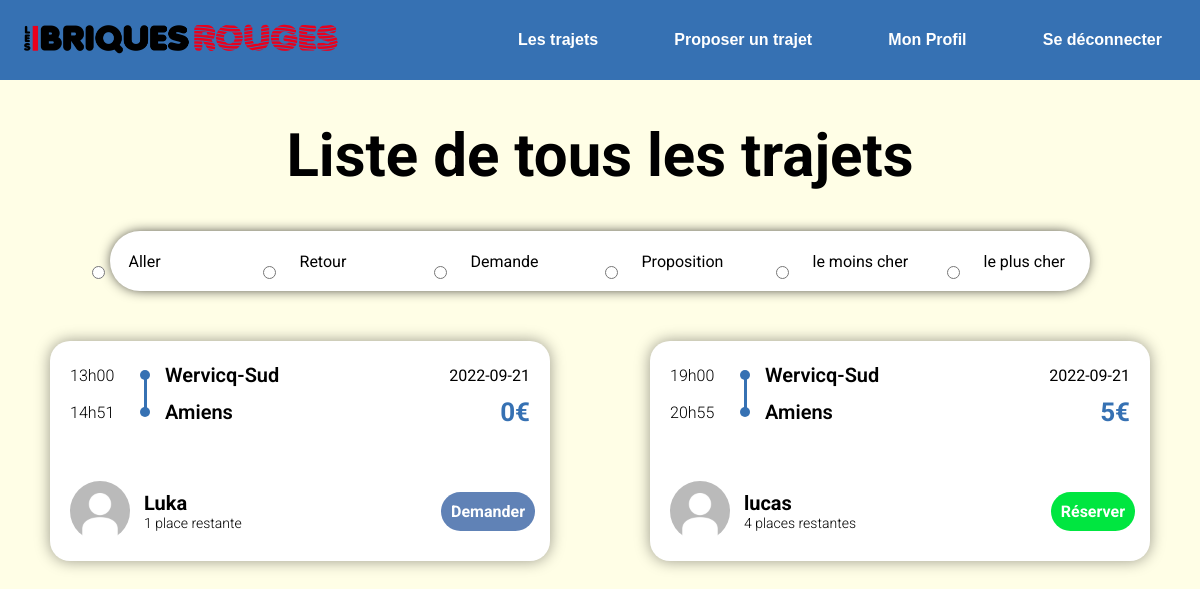
The app's page /html/TousLesTrajets.php (signed in) with its own data.
### tables this page shows
CREATE TABLE `trajet` (
  `IdTrajet` int(10) NOT NULL,
  `TypeTrajet` varchar(50) NOT NULL,
  `isDemande` tinyint(1) DEFAULT NULL,
  `Description` varchar(255) NOT NULL DEFAULT '',
  `LieuDepart` varchar(50) NOT NULL DEFAULT 'Wervicq-Sud',
  `AdresseDepart` varchar(150) NOT NULL DEFAULT '21 Rue de Linselles',
  `LongitudeDepart` float DEFAULT 3.1134,
  `LatitudeDepart` float NOT NULL DEFAULT 50.7364,
  `LieuArrivee` varchar(50) NOT NULL DEFAULT 'Wervicq-Sud',
  `AdresseArrivee` varchar(150) NOT NULL DEFAULT '21 Rue de Linselles',
  `LongitudeArrivee` float NOT NULL DEFAULT 3.1134,
  `LatitudeArrivee` float NOT NULL DEFAULT 50.7364,
  `DateDepart` date NOT NULL,
  `DateArrivee` date DEFAULT NULL,
  `HeureDepart` time(4) DEFAULT NULL,
  `HeureArrivee` time(4) DEFAULT NULL,
  `DateAjout` date NOT NULL,
  `NbPassagers` int(10) NOT NULL,
  `PlacesRestantes` int(10) NOT NULL DEFAULT 0,
  `Prix` int(10) NOT NULL DEFAULT 0,
  `DisplayTel` tinyint(1) DEFAULT NULL,
  `AnneeEdition` int(10) NOT NULL,
  `IdCompte` int(10) NOT NULL
);

CREATE TABLE `compte` (
  `IdCompte` int(10) NOT NULL,
  `Nom` varchar(40) DEFAULT NULL,
  `Prenom` varchar(40) DEFAULT NULL,
  `Email` varchar(50) DEFAULT NULL,
  `telephone` int(10) DEFAULT NULL,
  `motDePasse` varchar(255) DEFAULT NULL,
  `isAdmin` tinyint(1) NOT NULL DEFAULT 0,
  `PhotoProfil` mediumblob DEFAULT NULL,
  `Description` varchar(255) DEFAULT NULL,
  `isVerif` tinyint(1) NOT NULL DEFAULT 0,
  `DateCreation` timestamp NOT NULL DEFAULT current_timestamp(),
  `lien_verif_mail` varchar(255) NOT NULL,
  `date_verif_mail` timestamp NULL DEFAULT NULL,
  `token_reset_password` varchar(255) NOT NULL,
  `expiration_reset_password` varchar(250) NOT NULL
);

### html/TousLesTrajets.php (the view, shortened to what this page needs)
<!DOCTYPE html>
<html>
<head>
	<link rel="stylesheet" type="text/css" href="../css/home.css">
	<link rel="stylesheet" type="text/css" href="../css/trajet.css">
</head>
  <body>
    <?php
          include 'Connexion.php';
    ?>
		<h1>Liste de tous les trajets</h1>
    <form>
    <div class="AllerRetour">
            <input type="radio" required="required" name="AllerRetour" value="Aller" id="Aller" onclick="SortDiv('Aller');" ><label for="Aller" class="AllerRetour">Aller</label>
            <input type="radio" required="required" name="AllerRetour" value="Retour" id="Retour" onclick="SortDiv('Retour');"><label for="Retour" class="AllerRetour">Retour</label>
            <input type="radio" required="required" name="AllerRetour" value="Demande" id="Demande" onclick="SortDiv('Demande');"><label for="Demande" class="AllerRetour	">Demande</label>
            <input type="radio" required="required" name="AllerRetour" value="Proposition" id="Proposition" onclick="SortDiv('Proposition');"><label for="Proposition" class="AllerRetour">Proposition</label>
			<input type="radio" required="required" name="Tri" value="Sale" id="Sale" onclick="SortDiv('Sale');"><label for="Sale" class="Tri">le moins cher</label>
			<input type="radio" required="required" name="Tri" value="Cher" id="Cher" onclick="SortDiv('Cher');"><label for="Cher" class="Tri">le plus cher</label>
        </div>
    </form>
    <div class="ListeTrajets" >
    <div id="trajets" class="wrapper">
			<?php
			$count=0;
			$requete = "SELECT * FROM trajet";
			$result = mysqli_query($conn,$requete);
			while ($row = mysqli_fetch_assoc($result)) {
				$hourString1 = substr($row['HeureDepart'],0,2);
				$hourString2 = substr($row['HeureDepart'],3,2);
				$hourStringDeparture = $hourString1."h".$hourString2;
				$hourString3 = substr($row['HeureArrivee'],0,2);
				$hourString4 = substr($row['HeureArrivee'],3,2);
				$hourStringArrival = $hourString3."h".$hourString4;
				?>
					<div class="item" id="<?php echo $count; ?>" >
						<div class="data-group">
							<span class="horaire">
								<?php echo $hourStringDeparture; ?>
							</span>
							<span class="place">
								<?php echo utf8_encode($row['LieuDepart']); ?>
							</span>
							<span class="date">
								<?php echo utf8_encode($row['DateDepart']); ?>
							</span>
						</div>
						<div class="data-group">
							<span class="horaire">
								<?php echo $hourStringArrival; ?>
							</span>
							<span class="place">
								<?php echo utf8_encode($row['LieuArrivee']); ?>
							</span>
							<span class="price">
								<?php echo $row['Prix']; ?>€
							</span>
						</div>
						<div class="account-info">
						<?php $sql = "SELECT * FROM compte WHERE IdCompte='".$row['IdCompte']."'";
								$resultat = mysqli_query($conn,$sql);
								$row2 = mysqli_fetch_assoc($resultat);?>
							<img class="profile-picture" src="../images/PhotoProfil/<?php if($row2["PhotoProfil"]!=NULL){echo $row2["PhotoProfil"];}else{echo "defaultpp.jpg";} ?>">
							<div class="profile-info">
								<span class="name"><?php echo $row2["Prenom"] ?></span>
								<div class="available">
									<?php
										$value = $row['PlacesRestantes'];
										if($value == 1) echo $value." place restante";
										else if($row["isDemande"]==1){ echo "Recherche une voiture";}
										else echo $value." places restantes";
									?>
								</div>
							</div>
								<div class="book-container">
										<?php
											$linkPropos = "proposition.php?typeTrajet=".$row['TypeTrajet']."&idTrajet=".$row['IdTrajet'];
										if($row["isDemande"] == 0){ ?>
											<?php $linkint = "nbPass.php?idTrajet=".$row['IdTrajet'];?>
										<a class="book" href="<?php echo $linkint ?>" class="button">Réserver</a>
										<?php
										}
										else if($row["isDemande"]==1){ ?> <a class="book2" href="<?php echo $linkPropos ?>" class="button">Demander</a> <?php
										 }
										?>
								</div>
						</div>
					</div>
					<?php
				$count++;
			}
				?>
			</div>
    </div>
  </body>
</html>

### css/home.css (style rules this page uses)
:root { --black: #161920; --navy : #3671B3; --blue : #BDE4FC; --white : #FFFEE6; --orange : #FF890A; --red : #EA001C; --darkred : #AF001E; }
body { margin: 0; font-family: 'Roboto'; scroll-behavior: smooth; background-color: var(--white); overflow-x: hidden; }
form { display: grid; grid-template-columns: 3fr 10px 4fr 10px 1.5fr 3fr; width: 55%; min-width: 600px; border-radius: 500px; background-color: white; -webkit-box-shadow: 0px 0px 14px 0px #000000; box-shadow: 0px 0px 14px -3px #000000; }
h1 { display: flex; flex-direction: column; align-items: center; font-size: 60px; }
.wrapper { display: flex; flex-wrap: wrap; align-items: center; justify-items: space-evenly; width: 100%; }
.item { width: 40%; height: 200px; border-radius: 20px; background: white; margin: 20px auto 40px auto; padding: 10px; -webkit-box-shadow: 0px 0px 15px 0px rgba(0,0,0,0.4); box-shadow: 0px 0px 15px 0px rgba(0,0,0,0.4); transition: -webkit-box-shadow 1s; position: relative; }
.data-group { width: 100%; display: flex; align-items: center; margin-left: 10px; margin-top: 10px; position: relative; top: -30px; }
.item::before { content: ''; display: block; background-color: #3671B3; width: 3px; height: 32px; position: relative; top: 28px; left: 83.5px; }
.horaire { min-width: 50px; font-weight: 300; margin-right: 30px; }
.place { font-weight: 600; font-size: 20px; width: 50vw; }
.place::before { content: ''; background-color: var(--navy); width: 10px; height: 10px; position: relative; display: inline-block; border-radius: 50%; top: -2px; left: -10px; }
.date { text-align: right; margin-right: 20px; width: 200px; }
.price { color: var(--navy); font-size: 26px; font-weight: 700; text-align: right; width: 100%; margin-right: 20px; }
.account-info { width: 93%; display: flex; align-items: center; margin-left: 40px; margin-right: 20px; margin-top: 10px; position: absolute; left: -20px; bottom: 20px; }
.profile-info { white-space: nowrap; margin-left: 3%; }
.account-info img { width: 60px; border-radius: 50%; }
.account-info .name { font-size: 20px; font-weight: 700; }
.available { font-size: 14px; font-weight: 300; }
.account-info .book { background-color: #00e640; text-decoration: none; color: white; text-align: right; padding: 10px; border-radius: 500px; font-weight: 700; -webkit-transition: all 0.5s ease-in-out; }
.book-container { width: 100%; text-align: right; }

### css/trajet.css (style rules this page uses)
:root { --black: #161920; --navy : #3671B3; --blue : #BDE4FC; --white : #FFFEE6; --orange : #FF890A; --red : #EA001C; --darkred : #AF001E; }
.AllerRetour { display: flex; flex-direction: row; }
form { width: 80%; display: flex; flex-direction: row; margin: auto; justify-content: center; align-items: center; padding: 0 10px; margin-bottom: 30px; }
form label { width: 150px; }
input[type="radio"] { margin-top: 2.25%; }
label { text-align: top; padding: 2%; }
.account-info .book2 { background-color: #6082B6; text-decoration: none; color: white; text-align: right; padding: 10px; border-radius: 500px; font-weight: 700; -webkit-transition: all 0.5s ease-in-out; }

### css/nav.css (style rules this page uses)
body { margin: 0px; padding: 0px; box-sizing: border-box; }

### records on screen
trajet: HeureDepart "13h00", LieuDepart "Wervicq-Sud", DateDepart "2022-09-21", HeureArrivee "14h51", LieuArrivee "Amiens", Prix "0", IdCompte.Prenom "Luka", PlacesRestantes "1"
trajet: HeureDepart "19h00", LieuDepart "Wervicq-Sud", DateDepart "2022-09-21", HeureArrivee "20h55", LieuArrivee "Amiens", Prix "5", IdCompte.Prenom "lucas", PlacesRestantes "4"
